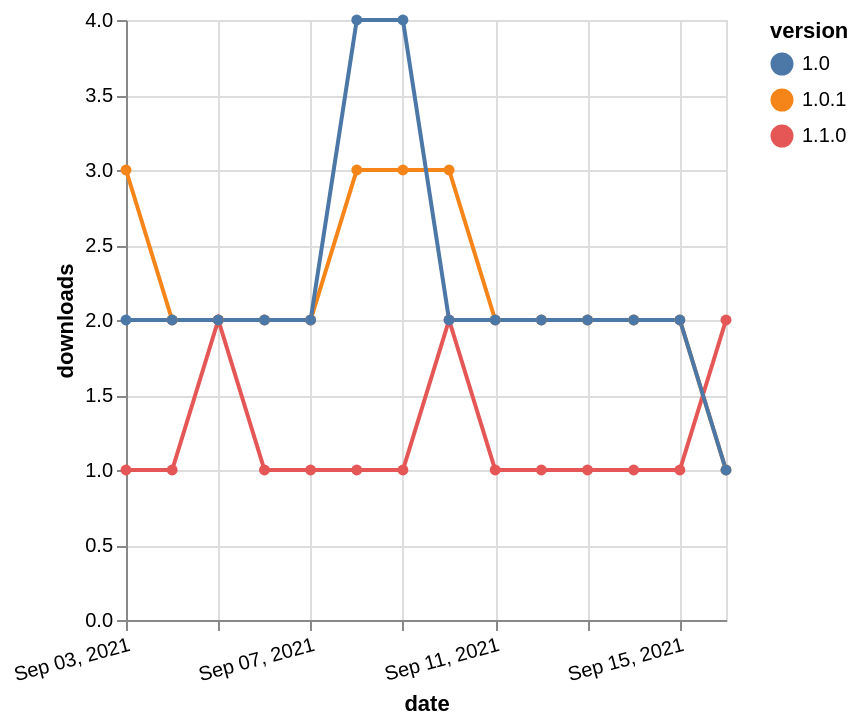

The Vega-Lite source for this figure:
### Vega-Lite specification from a JSON file in a GitHub repository (floating-point values rounded to 4 significant figures)
{"$schema": "https://vega.github.io/schema/vega-lite/v5.json", "description": "A simple bar chart with embedded data.", "data": {"values": [{"date": "2021-09-03", "total": 141, "delta": 1, "version": "1.1.0"}, {"date": "2021-09-04", "total": 142, "delta": 1, "version": "1.1.0"}, {"date": "2021-09-05", "total": 144, "delta": 2, "version": "1.1.0"}, {"date": "2021-09-06", "total": 145, "delta": 1, "version": "1.1.0"}, {"date": "2021-09-07", "total": 146, "delta": 1, "version": "1.1.0"}, {"date": "2021-09-08", "total": 147, "delta": 1, "version": "1.1.0"}, {"date": "2021-09-09", "total": 148, "delta": 1, "version": "1.1.0"}, {"date": "2021-09-10", "total": 150, "delta": 2, "version": "1.1.0"}, {"date": "2021-09-11", "total": 151, "delta": 1, "version": "1.1.0"}, {"date": "2021-09-12", "total": 152, "delta": 1, "version": "1.1.0"}, {"date": "2021-09-13", "total": 153, "delta": 1, "version": "1.1.0"}, {"date": "2021-09-14", "total": 154, "delta": 1, "version": "1.1.0"}, {"date": "2021-09-15", "total": 155, "delta": 1, "version": "1.1.0"}, {"date": "2021-09-16", "total": 157, "delta": 2, "version": "1.1.0"}, {"date": "2021-09-03", "total": 2325, "delta": 3, "version": "1.0.1"}, {"date": "2021-09-04", "total": 2327, "delta": 2, "version": "1.0.1"}, {"date": "2021-09-05", "total": 2329, "delta": 2, "version": "1.0.1"}, {"date": "2021-09-06", "total": 2331, "delta": 2, "version": "1.0.1"}, {"date": "2021-09-07", "total": 2333, "delta": 2, "version": "1.0.1"}, {"date": "2021-09-08", "total": 2336, "delta": 3, "version": "1.0.1"}, {"date": "2021-09-09", "total": 2339, "delta": 3, "version": "1.0.1"}, {"date": "2021-09-10", "total": 2342, "delta": 3, "version": "1.0.1"}, {"date": "2021-09-11", "total": 2344, "delta": 2, "version": "1.0.1"}, {"date": "2021-09-12", "total": 2346, "delta": 2, "version": "1.0.1"}, {"date": "2021-09-13", "total": 2348, "delta": 2, "version": "1.0.1"}, {"date": "2021-09-14", "total": 2350, "delta": 2, "version": "1.0.1"}, {"date": "2021-09-15", "total": 2352, "delta": 2, "version": "1.0.1"}, {"date": "2021-09-16", "total": 2353, "delta": 1, "version": "1.0.1"}, {"date": "2021-09-03", "total": 2410, "delta": 2, "version": "1.0"}, {"date": "2021-09-04", "total": 2412, "delta": 2, "version": "1.0"}, {"date": "2021-09-05", "total": 2414, "delta": 2, "version": "1.0"}, {"date": "2021-09-06", "total": 2416, "delta": 2, "version": "1.0"}, {"date": "2021-09-07", "total": 2418, "delta": 2, "version": "1.0"}, {"date": "2021-09-08", "total": 2422, "delta": 4, "version": "1.0"}, {"date": "2021-09-09", "total": 2426, "delta": 4, "version": "1.0"}, {"date": "2021-09-10", "total": 2428, "delta": 2, "version": "1.0"}, {"date": "2021-09-11", "total": 2430, "delta": 2, "version": "1.0"}, {"date": "2021-09-12", "total": 2432, "delta": 2, "version": "1.0"}, {"date": "2021-09-13", "total": 2434, "delta": 2, "version": "1.0"}, {"date": "2021-09-14", "total": 2436, "delta": 2, "version": "1.0"}, {"date": "2021-09-15", "total": 2438, "delta": 2, "version": "1.0"}, {"date": "2021-09-16", "total": 2439, "delta": 1, "version": "1.0"}]}, "width": "container", "mark": {"type": "line", "point": {"filled": true}}, "encoding": {"x": {"field": "date", "type": "temporal", "timeUnit": "yearmonthdate", "title": "date", "axis": {"labelAngle": -15}}, "y": {"field": "delta", "type": "quantitative", "title": "downloads"}, "color": {"field": "version", "type": "nominal"}, "tooltip": {"field": "delta"}}}
